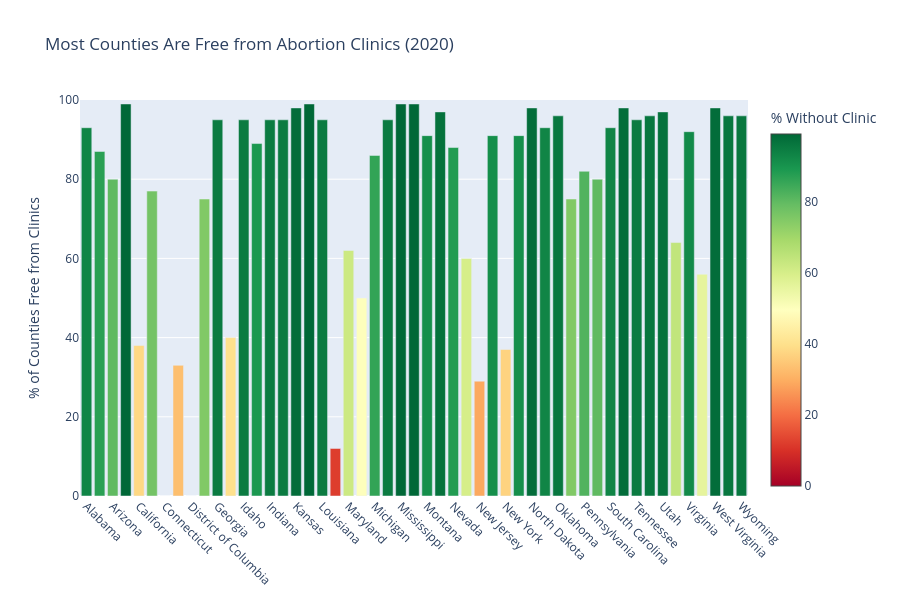

Notebook code cell kept with this figure:
### Code cell
fig = go.Figure(go.Bar(
    x=df["U.S. State"],
    y=df['% of counties without a known clinic, 2020'],  # Subtract from 100 to get % with a clinic
    marker_color=df['% of counties without a known clinic, 2020'],  # Apply the same transformation for color
    marker=dict(colorscale='RdYlGn', colorbar=dict(title="% Without Clinic"))
))

# Add misleading y-axis range
fig.update_layout(
    title="Most Counties Are Free from Abortion Clinics (2020)",  # Updated title to reflect the new data
    yaxis_title="% of Counties Free from Clinics",  # Adjusted y-axis title
    yaxis=dict(range=[0, 100]),  # Keeping the misleading y-axis range
    xaxis_tickangle=45,
    height=600
)

fig.show()

### Figure 1 — Plotly figure (JSON) as saved in the notebook; plotly's stock layout.template omitted (floating-point values rounded to 4 significant figures)
{"data": [{"marker": {"color": [93, 87, 80, 99, 38, 77, 0, 33, 0, 75, 95, 40, 95, 89, 95, 95, 98, 99, 95, 12, 62, 50, 86, 95, 99, 99, 91, 97, 88, 60, 29, 91, 37, 91, 98, 93, 96, 75, 82, 80, 93, 98, 95, 96, 97, 64, 92, 56, 98, 96, 96], "colorbar": {"title": {"text": "% Without Clinic"}}, "colorscale": [[0, "rgb(165,0,38)"], [0.1, "rgb(215,48,39)"], [0.2, "rgb(244,109,67)"], [0.3, "rgb(253,174,97)"], [0.4, "rgb(254,224,139)"], [0.5, "rgb(255,255,191)"], [0.6, "rgb(217,239,139)"], [0.7, "rgb(166,217,106)"], [0.8, "rgb(102,189,99)"], [0.9, "rgb(26,152,80)"], [1, "rgb(0,104,55)"]]}, "type": "bar", "x": ["Alabama", "Alaska", "Arizona", "Arkansas", "California", "Colorado", "Connecticut", "Delaware", "District of Columbia", "Florida", "Georgia", "Hawaii", "Idaho", "Illinois", "Indiana", "Iowa", "Kansas", "Kentucky", "Louisiana", "Maine", "Maryland", "Massachusetts", "Michigan", "Minnesota", "Mississippi", "Missouri", "Montana", "Nebraska", "Nevada", "New Hampshire", "New Jersey", "New Mexico", "New York", "North Carolina", "North Dakota", "Ohio", "Oklahoma", "Oregon", "Pennsylvania", "Rhode Island", "South Carolina", "South Dakota", "Tennessee", "Texas", "Utah", "Vermont", "Virginia", "Washington", "West Virginia", "Wisconsin", "Wyoming"], "y": [93, 87, 80, 99, 38, 77, 0, 33, 0, 75, 95, 40, 95, 89, 95, 95, 98, 99, 95, 12, 62, 50, 86, 95, 99, 99, 91, 97, 88, 60, 29, 91, 37, 91, 98, 93, 96, 75, 82, 80, 93, 98, 95, 96, 97, 64, 92, 56, 98, 96, 96]}], "layout": {"height": 600, "title": {"text": "Most Counties Are Free from Abortion Clinics (2020)"}, "xaxis": {"tickangle": 45}, "yaxis": {"range": [0, 100], "title": {"text": "% of Counties Free from Clinics"}}}}
